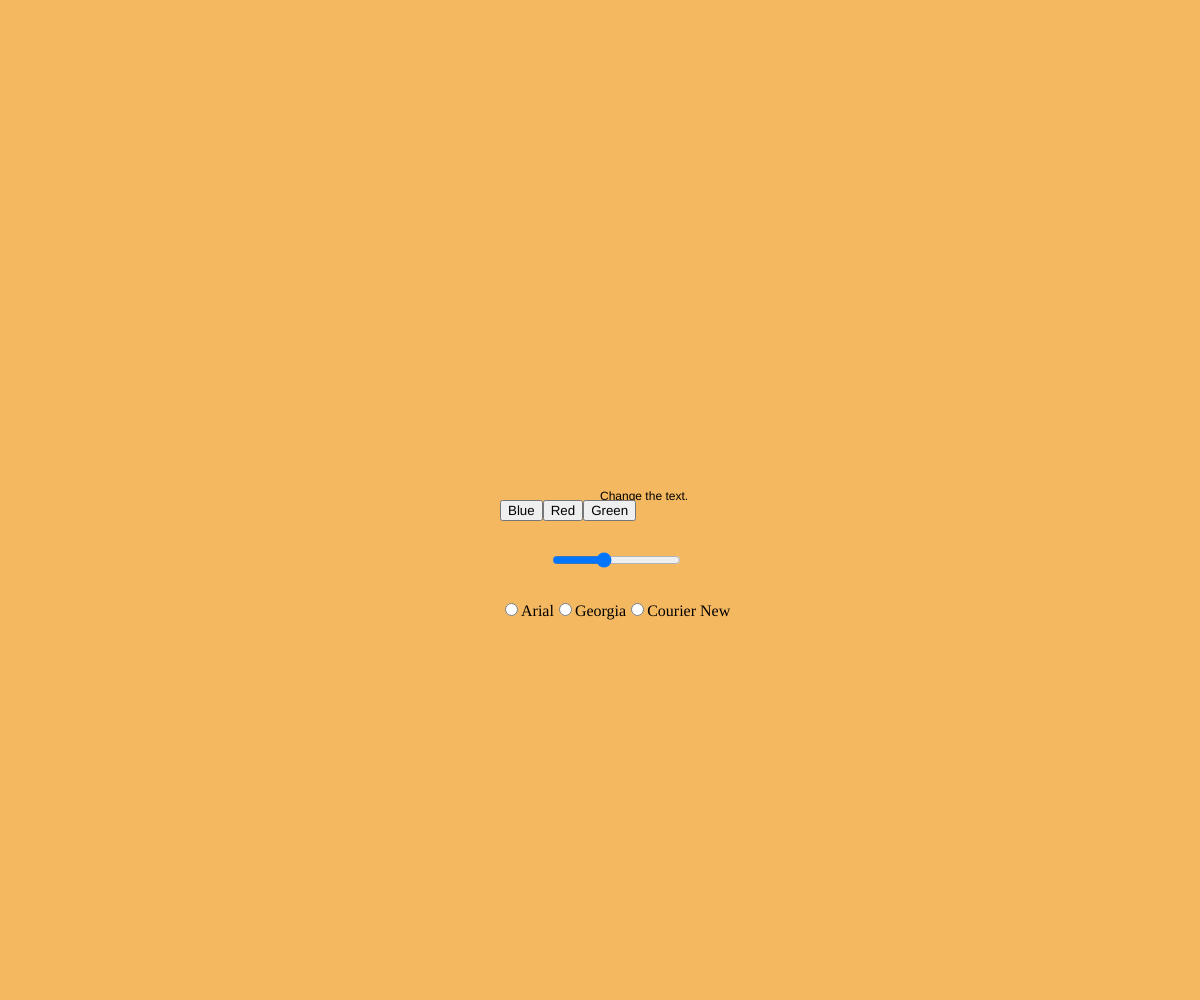
Frame 1 (no input)
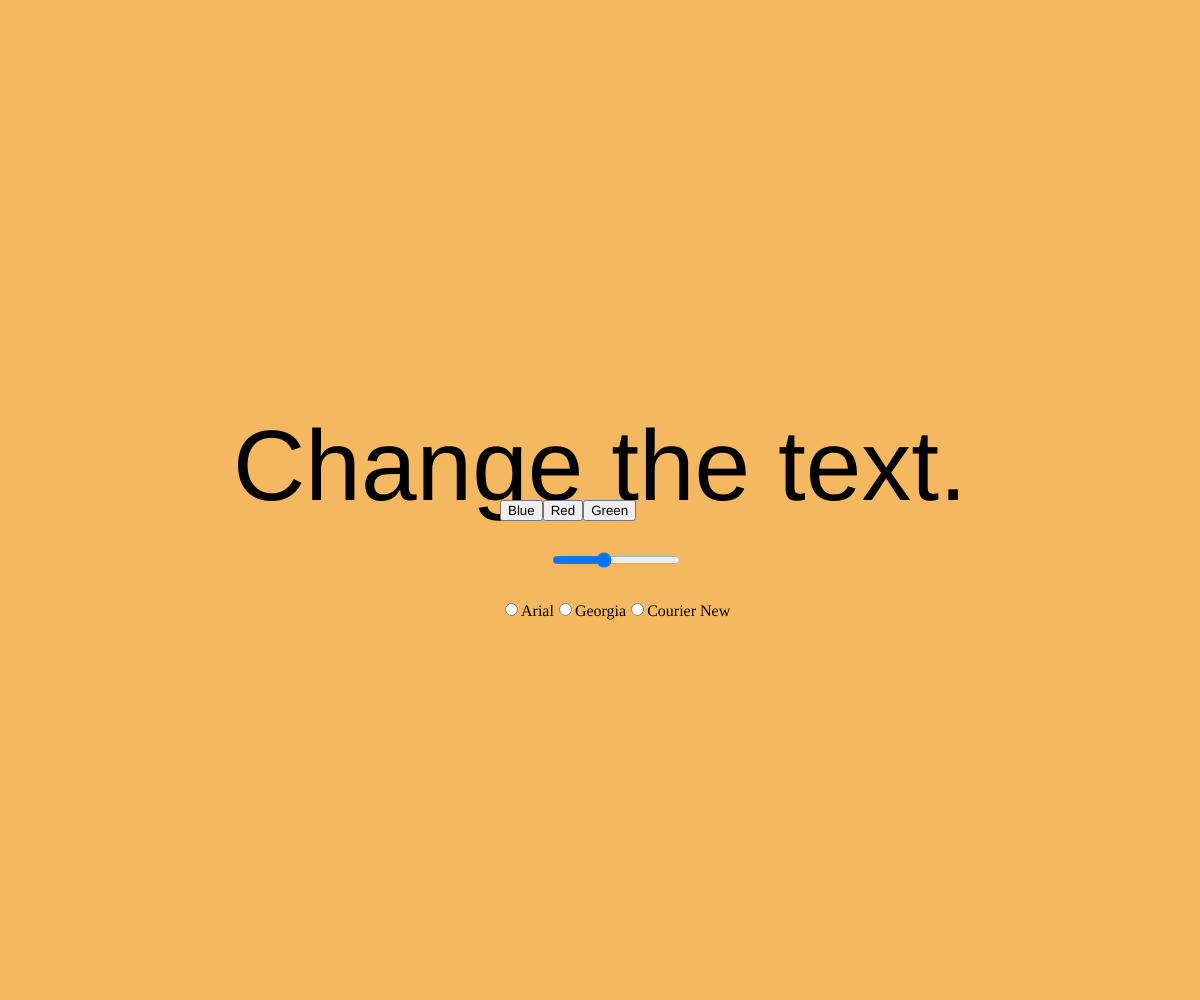
Frame 60 (no input)
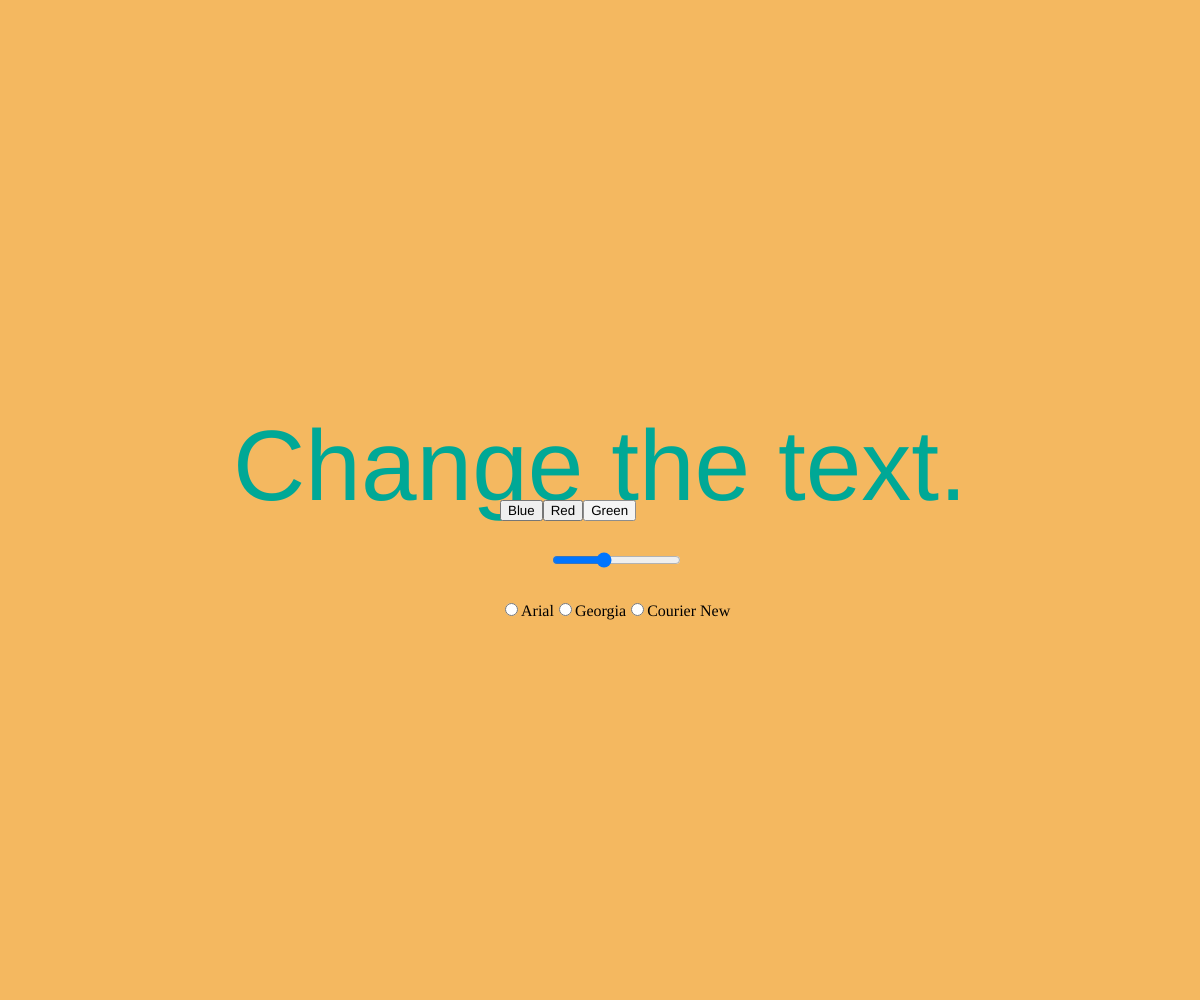
Frame 120 (the mouse pressed at the canvas centre since frame 60)

The p5.js sketch that drew these frames (run headless with seeded random() and noise() and a simulated clock; from frame 60 on, the mouse is pressed at the canvas centre):

// p5.js sketch
// ── sketch.js
let button1;
let button2;
let slider;
let container;
let radio;

function setup() {

    createCanvas(windowWidth, windowHeight);
    button1 = createButton('Blue');
    button2 = createButton('Red');
    button3 = createButton('Green');

    button1.id('unique-button');
    button2.id('unique-button');
    button3.id('unique-button');

    slider = createSlider(0, 255, 100);

    radio = createRadio();
    radio.option('Arial');
    radio.option('Georgia');
    radio.option('Courier New');

    container = createDiv();
    container.child(button1);
    container.child(button2);
    container.child(button3);
    container.position(windowWidth / 2 - 100, 500);
}

function draw() {

    let val2 = radio.value();
    if (val2 == 'Arial') {
        textFont('Arial');
    } else if (val2 == 'Georgia') {
        textFont('Georgia');
    } else if (val2 == 'Courier New') {
        textFont('Courier New');
    }
    radio.position(windowWidth / 2 - 100, 600);

    background(244, 184, 96);
    text('Change the text.', windowWidth / 2, windowHeight / 2);
    textAlign(CENTER);

    slider.position(windowWidth / 2 - 50, 550);

    button1.mousePressed(changeblue);
    button2.mousePressed(changered);
    button3.mousePressed(changegreen);

    let val = slider.value();
    textSize(val);

}

function changeblue() {
    fill(38, 64, 139);
}

function changered() {
    fill(219, 41, 85);
}

function changegreen() {
    fill(0, 168, 150);
}

function windowResized() {
    resizeCanvas(windowWidth, windowHeight);
}

// ── style.css
html, body {
  margin: 0;
  padding: 0;
}
canvas {
  display: block;
}
#unique-button {
  width: 70px;
  height: 20px;
  border: none;
  border-radius: 4px;
    margin: 2px;
}
